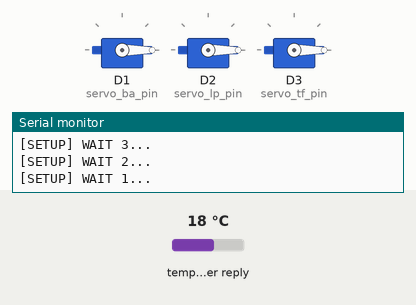
Recording of a sketch running on a simulated ESP8266 (NodeMCU). On the bench: 3 × servo, the last lines printed to the serial monitor. Inputs (shaded band) come from the test bench; at power-on: temperature in the weather reply 18 °C. WiFi joins after 1.5 s; servers stay silent unless stated; web services answer with replies made up by the test bench.

Above: at 4.1 s.
At 5.8 s:
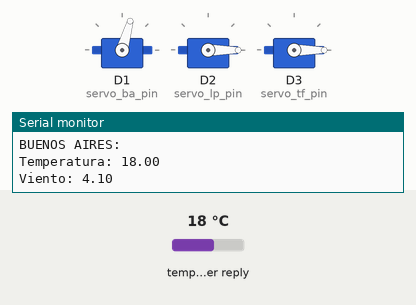
At 6.2 s:
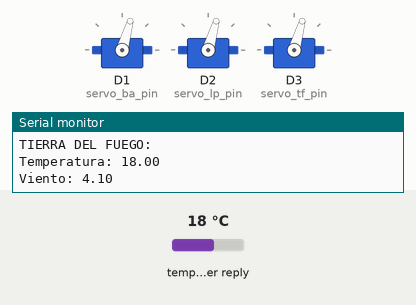
Timing chart, 0 to 7.7 s (numbered marks = the images above):
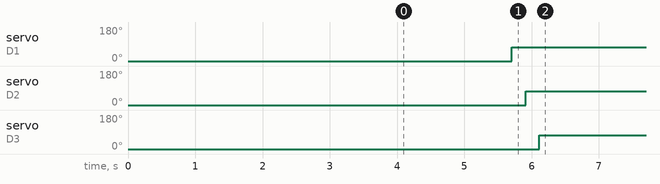

Measured:
- by itself, servo on D1 (servo_ba_pin): 0° → 74° at 5.7 s
- by itself, servo on D2 (servo_lp_pin): 0° → 74° at 5.9 s
- by itself, servo on D3 (servo_tf_pin): 0° → 74° at 6.1 s

The sketch:

openweather_multirequest_to_esp8266_servo.ino
```cpp
/*

  openweather_multirequest_to_esp8266_servo.ino

  TOMA DATOS DE OPENWEATHER DE BUENOS AIRES, LA PAMPA Y TIERRA DEL FUEGO, FILTRO LOS JSON Y MUESTRA EN PANTALLA WIND Y TEMP DE CADA CIUDAD
  Actualizo posición de servos en base a datos de viento

*/

#include <Arduino.h>
#include <ArduinoJson.h>

#include <ESP8266WiFi.h>
#include <ESP8266WiFiMulti.h>

#include <ESP8266HTTPClient.h>

#include <WiFiClient.h>

#include <Servo.h>

//Creo objetos Servo para cada motor
Servo servo_ba, servo_lp, servo_tf;

//Asigno los pines del ESP8266 para cada motor
int servo_ba_pin = D1;
int servo_lp_pin = D2;
int servo_tf_pin = D3;

//Creo variables para ajustar el mapeo de los datos de viento y los ángulos del motor
int viento_min = 0;
int viento_max = 10;
int servo_min = 10;
int servo_max = 170;

/*
   Creo una variable inicial que se ejecuta en el setup.
   Esto es importante para que al iniciar la instalación arranquen en posición cero y evitar comportamientos erráticos que puedan dañar motores o elementos vinculados a los motores

*/
int pos_inicial = 0;


ESP8266WiFiMulti WiFiMulti;

const char* ssid = "nombre_ssid";
const char* password = "password_ssid";

//Creo 6 variables globales, dos por cada ciudad

float main_temp_ba;
float wind_speed_ba;

float main_temp_lp;
float wind_speed_lp;

float main_temp_tf;
float wind_speed_tf;

void setup() {

  Serial.begin(115200);
  // Serial.setDebugOutput(true);

  Serial.println();
  Serial.println();
  Serial.println();

  for (uint8_t t = 4; t > 0; t--) {
    Serial.printf("[SETUP] WAIT %d...\n", t);
    Serial.flush();
    delay(1000);
  }

  WiFi.mode(WIFI_STA);
  WiFiMulti.addAP(ssid, password);

  //SERVOS
  servo_ba.attach(servo_ba_pin);
  servo_lp.attach(servo_lp_pin);
  servo_tf.attach(servo_tf_pin);

  servo_ba.write(pos_inicial);
  servo_lp.write(pos_inicial);
  servo_tf.write(pos_inicial);
}

void loop() {


  // wait for WiFi connection

  if ((WiFiMulti.run() == WL_CONNECTED)) {

    WiFiClient client;

    HTTPClient http;

    // CONECTO A ENDPOINT CON DATOS DE BUENOS AIRES
    //Serial.print("[HTTP] begin...\n");
    if (http.begin(client, "http://api.openweathermap.org/data/2.5/weather?id=3433955&units=metric&appid=b5250fb182e9500fd875d0e9865772df")) {

      //Serial.print("[HTTP] GET...\n");
      // start connection and send HTTP header
      int httpCode = http.GET();

      // httpCode will be negative on error
      if (httpCode > 0) {
        // HTTP header has been send and Server response header has been handled
        // Serial.printf("[HTTP] GET... code: %d\n", httpCode);

        // file found at server
        if (httpCode == HTTP_CODE_OK || httpCode == HTTP_CODE_MOVED_PERMANENTLY) {
          String input = http.getString();
          // Serial.print("los datos son:::  ");
          // Serial.println(input);

          //PARSE JSON

          StaticJsonDocument<64> filter;
          filter["main"]["temp"] = true;
          filter["wind"]["speed"] = true;

          StaticJsonDocument<128> doc;

          DeserializationError error = deserializeJson(doc, input, DeserializationOption::Filter(filter));

          if (error) {
            Serial.print(F("deserializeJson() failed: "));
            Serial.println(error.f_str());
            return;
          }

          main_temp_ba = doc["main"]["temp"]; // 7.28
          wind_speed_ba = doc["wind"]["speed"]; // 5.14

          Serial.println("BUENOS AIRES:   ");
          Serial.print("Temperatura: ");
          Serial.println(main_temp_ba);
          Serial.print("Viento: ");
          Serial.println(wind_speed_ba);

        }
      } else {
        Serial.printf("[HTTP] GET... failed, error: % s\n", http.errorToString(httpCode).c_str());
      }

      http.end();
    } else {
      Serial.printf("[HTTP] Unable to connect\n");
    }

    // Actualizo servo_ba mapeando los datos para que sean visibles los cambios
    servo_ba.write(map((int)wind_speed_ba, viento_min, viento_max, servo_min, servo_max));

    //dejé preparada una opción que limita los valores en tres 0 y 100 a modo de prueba
    //servo_ba.write(constrain(wind_speed_ba, 0, 100));

    // LA PAMPA
    //Serial.print("[HTTP] begin...\n");
    if (http.begin(client, "http://api.openweathermap.org/data/2.5/weather?id=3849574&units=metric&appid=b5250fb182e9500fd875d0e9865772df")) {  // HTTP

      //Serial.print("[HTTP] GET...\n");
      // start connection and send HTTP header
      int httpCode = http.GET();

      // httpCode will be negative on error
      if (httpCode > 0) {
        // HTTP header has been send and Server response header has been handled
        // Serial.printf("[HTTP] GET... code: %d\n", httpCode);

        // file found at server
        if (httpCode == HTTP_CODE_OK || httpCode == HTTP_CODE_MOVED_PERMANENTLY) {
          String input = http.getString();
          // Serial.print("los datos son:::  ");
          // Serial.println(input);

          //PARSE JSON
          // Stream& input;

          StaticJsonDocument<64> filter;
          filter["main"]["temp"] = true;
          filter["wind"]["speed"] = true;

          StaticJsonDocument<128> doc;

          DeserializationError error = deserializeJson(doc, input, DeserializationOption::Filter(filter));

          if (error) {
            Serial.print(F("deserializeJson() failed: "));
            Serial.println(error.f_str());
            return;
          }

          main_temp_lp = doc["main"]["temp"]; // 7.28
          wind_speed_lp = doc["wind"]["speed"]; // 5.14

          Serial.println("LA PAMPA:   ");
          Serial.print("Temperatura: ");
          Serial.println(main_temp_lp);
          Serial.print("Viento: ");
          Serial.println(wind_speed_lp);

        }
      } else {
        Serial.printf("[HTTP] GET... failed, error: % s\n", http.errorToString(httpCode).c_str());
      }

      http.end();
    } else {
      Serial.printf("[HTTP] Unable to connect\n");
    }

    // Actualizo servo_lp
    servo_lp.write(map((int)wind_speed_lp, viento_min, viento_max, servo_min, servo_max));
    //servo_lp.write(constrain(wind_speed_lp, 0, 100));


    // TIERRA DEL FUEGO
    //Serial.print("[HTTP] begin...\n");
    if (http.begin(client, "http://api.openweathermap.org/data/2.5/weather?id=3834450&units=metric&appid=b5250fb182e9500fd875d0e9865772df")) {  // HTTP

      //Serial.print("[HTTP] GET...\n");
      // start connection and send HTTP header
      int httpCode = http.GET();

      // httpCode will be negative on error
      if (httpCode > 0) {
        // HTTP header has been send and Server response header has been handled
        // Serial.printf("[HTTP] GET... code: %d\n", httpCode);

        // file found at server
        if (httpCode == HTTP_CODE_OK || httpCode == HTTP_CODE_MOVED_PERMANENTLY) {
          String input = http.getString();
          // Serial.print("los datos son:::  ");
          // Serial.println(input);

          //PARSE JSON
          // Stream& input;

          StaticJsonDocument<64> filter;
          filter["main"]["temp"] = true;
          filter["wind"]["speed"] = true;

          StaticJsonDocument<128> doc;

          DeserializationError error = deserializeJson(doc, input, DeserializationOption::Filter(filter));

          if (error) {
            Serial.print(F("deserializeJson() failed: "));
            Serial.println(error.f_str());
            return;
          }

          main_temp_tf = doc["main"]["temp"]; // 7.28
          wind_speed_tf = doc["wind"]["speed"]; // 5.14

          Serial.println("TIERRA DEL FUEGO:   ");
          Serial.print("Temperatura: ");
          Serial.println(main_temp_tf);
          Serial.print("Viento: ");
          Serial.println(wind_speed_tf);

        }
      } else {
        Serial.printf("[HTTP] GET... failed, error: % s\n", http.errorToString(httpCode).c_str());
      }

      http.end();
    } else {
      Serial.printf("[HTTP] Unable to connect\n");
    }


    // Actualizo servo_tf
    servo_tf.write(map((int)wind_speed_tf, viento_min, viento_max, servo_min, servo_max));
    //servo_tf.write(constrain(wind_speed_tf, 0, 100));

    //Hago una pausa de 2 minutos antes de volver a consultar la API
    delay(120000);

  }
}
```
